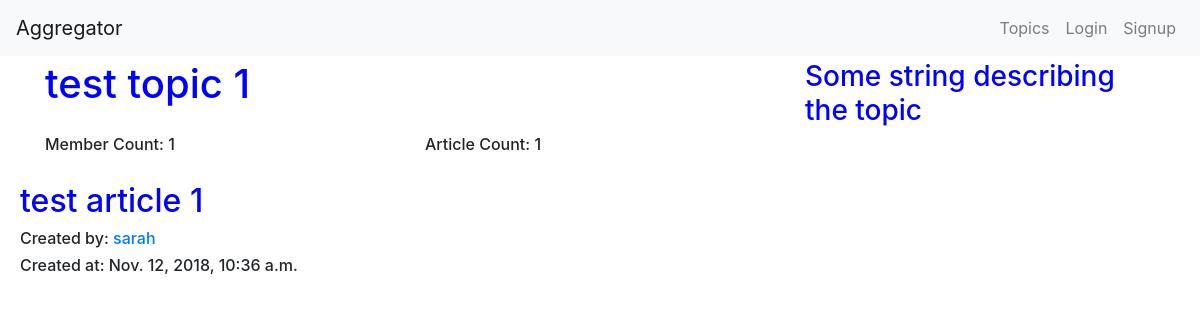
The app's page /topic/test-topic-1/ with its own data.
### groups/models.py (models this page shows, shortened)
class Topic(models.Model):
    topic_name = models.CharField(max_length=126)
    topic_description = models.CharField(max_length=526,default='Some string describing the topic')
    slug = models.SlugField(unique=True)
    members = models.ManyToManyField(User)

### articles/models.py (models this page shows, shortened)
class Article(models.Model):
    created_by = models.ForeignKey(UserProfile, related_name='articles', on_delete=models.CASCADE)
    created_at = models.DateTimeField(auto_now=True)
    article_name = models.CharField(max_length=126)
    article_content = models.TextField()
    message_html = models.TextField(editable=False, default='')
    topic = models.ForeignKey(Topic, related_name='article', on_delete=models.CASCADE)
    slug = models.SlugField(unique=True, default=slugify(article_name))

### accounts/models.py (models this page shows, shortened)
class UserProfile(models.Model):
    user = models.OneToOneField(User, related_name="user_profile", on_delete=models.CASCADE)
    bio = models.TextField(max_length=500, blank=True)
    location = models.CharField(max_length=30, blank=True)
    birth_date = models.DateField(null=True, blank=True)
    topics = models.ManyToManyField(Topic)
    def create_user_profile(sender, instance, created, **kwargs):
        if created:
            UserProfile.objects.create(user=instance)
    post_save.connect(create_user_profile, sender=User)

### groups/views.py (the view, shortened to what this page needs)
# urls.py: url(r'^topic/(?P<slug>[-\w]+)/', group_views.TopicDetails.as_view(), name='topic_detail'),
class TopicDetails(DetailView, SingleObjectMixin):
    model = Topic
    template_name = 'topic_detail.html'
    slug_field = 'slug'
    def get_context_data(self, **kwargs):
        context = super().get_context_data(**kwargs)
        topic_id = get_object_or_404(Topic, slug=self.kwargs.get('slug')).id
        article_list = Article.objects.filter(topic_id=topic_id).order_by('-created_at')
        context['article_list'] = article_list
        return context

### groups/templates/topic_detail.html (shortened to what this page needs)
{% extends 'home.html' %}
{% block content %}
<div class="container mainbody">
  <div class="row">
    <div class="col-md-8"><h1>{{ topic.topic_name }}</h1></div>
    <div class="col-md-4"><h3>{{ topic.topic_description }}</h3></div>
      <div class="col-md-4"><h6>Member Count: {{topic.members.count }}</h6></div>
      <div class="col-md-4"><h6>Article Count: {{ topic.article.count }}</h6></div>
  </div>
</div>
<div class="button_tag">
{% for article in article_list %}
    <a href="{% url 'articles:article_detail' slug=article.slug %}"><h2>{{ article.article_name }}</h2></a>
    <div class=""><h6>Created by: <a href="{% url 'accounts:user_profile' username=article.created_by.user %}">{{article.created_by.user }}</a></h6></div>
      <div class=""><h6>Created at: {{article.created_at }}</a></h6></div>
{% empty %}
    <p>Ooops, there's no articles yet. {% if user in topic.members.all %} Create one above! {% endif %}</p>
{% endfor %}
</div>
{% endblock %}

### articles/static/articles/style.css (style rules this page uses)
h1,h2,h3 { color: blue !important; }
.mainbody { margin-top: 60px; }
.button_tag { margin-top: 20px; margin-left: 20px; margin-right: 20px; margin-bottom: 20px; }

### records on screen
Topic: topic_name "test topic 1", topic_description "Some string describing the topic", members.count "1", article.count "1"
Article: article_name "test article 1", created_by.user "sarah", created_at "Nov. 12, 2018, 10:36 a.m."
